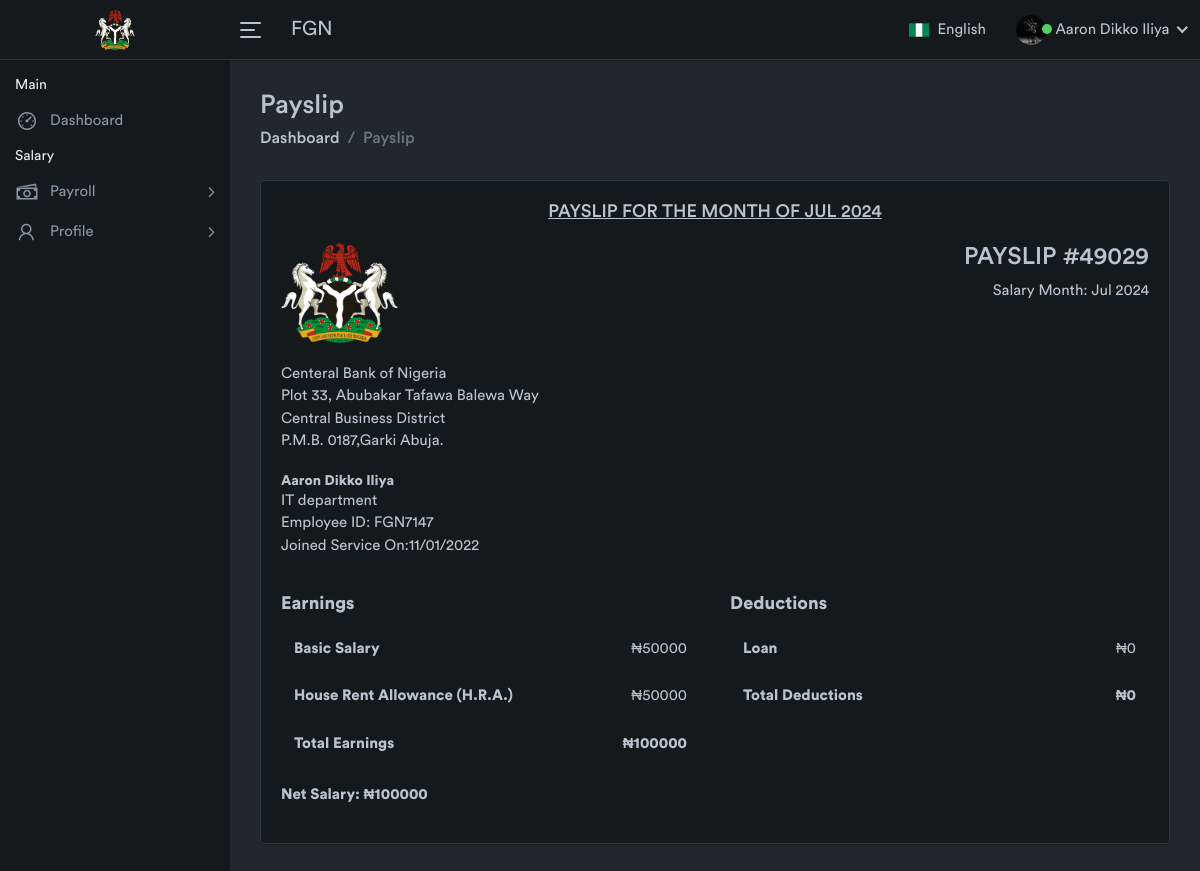
Screenshot of /empsalary.php (signed in) with the database file from the repository.
### tables this page shows
CREATE TABLE IF NOT EXISTS `employee` (
  `id` int(6) NOT NULL AUTO_INCREMENT,
  `name` varchar(255) NOT NULL,
  `email` varchar(255) NOT NULL,
  `empID` varchar(255) NOT NULL,
  `joiningDate` varchar(255) NOT NULL,
  `phone` varchar(14) NOT NULL,
  `department` varchar(255) NOT NULL,
  `address` varchar(255) DEFAULT NULL,
  `Gender` varchar(255) DEFAULT NULL,
  `dob` varchar(255) DEFAULT NULL,
  `isAdmin` int(6) NOT NULL DEFAULT '0',
  `password` varchar(255) NOT NULL,
  `account` int(15) DEFAULT NULL,
  `bank` varchar(255) DEFAULT NULL,
  `picture` varchar(255) DEFAULT NULL,
  PRIMARY KEY (`id`)
);

CREATE TABLE IF NOT EXISTS `salary` (
  `id` int(6) NOT NULL AUTO_INCREMENT,
  `empID` varchar(255) NOT NULL,
  `level` int(6) NOT NULL,
  `basic` int(255) NOT NULL,
  `hra` int(255) NOT NULL,
  `loan` int(255) NOT NULL,
  `salary` int(255) NOT NULL,
  PRIMARY KEY (`id`)
);

### class.php (called while the page is built, shortened)
<?php
class major{
	public $connect;
	public $query;
	public $statement;
	function __construct()
	{
		$this->connect = new PDO("mysql:host=localhost;dbname=fgnpayroll", "root", "");
		$this->today = date("Y-m-d");
	}
    function execute($data = null)
	{
		try{
		$this->statement = $this->connect->prepare($this->query);
		if($data)
		{
			$this->statement->execute($data);
		}
		else
		{
			$this->statement->execute();
		}
	}catch(PDOException $e){
     $e->getMessage();
	}
	}
	function row_count()
	{
		return $this->statement->rowCount();
	}
	function get_result()
	{
		return $this->connect->query($this->query, PDO::FETCH_ASSOC);
	}
    function get_employee_dept($id){
        $this->query="
        SELECT * FROM employee WHERE  id='$id'
        ";
        $this->execute();
        $row = $this->get_result();
        foreach($row as $res){
            return $res['department'];
        }
    }
    function get_employee_join_date($id){
        $this->query="
        SELECT * FROM employee WHERE  id='$id'
        ";
        $this->execute();
        $row = $this->get_result();
        foreach($row as $res){
            return $res['joiningDate'];
        }
    }
    function get_employee_basic_salary($id){
        $this->query="
        SELECT * FROM `salary` WHERE empID='$id'
        ";
        $this->execute();
        $row = $this->get_result();
        foreach($row as $res){
            return $res['basic'];
        }
    }
    function get_employee_hra($id){
        $this->query="
        SELECT * FROM `salary` WHERE empID='$id'
        ";
        $this->execute();
        $row = $this->get_result();
        foreach($row as $res){
            return $res['hra'];
        }
    }
    function get_employee_loan($id){
        $this->query="
        SELECT * FROM salary WHERE empID='$id'
        ";
        $this->execute();
        $row = $this->get_result();
        foreach($row as $res){
            return $res['loan'];
        }
    }
          function get_present_times($id){
            $month = date('m');
            $this->query="
            SELECT * FROM attendance WHERE month='$month' AND emp_id='$id'
            ";
               $count = $this->row_count();
            return $count;
          }
function get_staff_deduction($id){
    $month = date('m');
$this->query="
SELECT SUM(amount) AS total_amount FROM deductions WHERE emp_id='$id' AND month='$month'
";
$this->execute();
$res = $this->get_result();
foreach($res as $row){
    return $row['total_amount'];
}
}
}
?>

### empsalary.php (the view, shortened to what this page needs)
<?php
include('class.php');
$object = new major;
 ?>
<?php include('include/header.php') ?>
<?php include 'include/connection.php';?>
<?php include('include/empnavbar.php') ?>
<?php include('include/empnav.php') ?>
<div class="page-wrapper">
    <div class="content container-fluid">
        <div class="page-header">
            <div class="row align-items-center">
                <div class="col">
                    <h3 class="page-title">Payslip</h3>
                    <ul class="breadcrumb">
                        <li class="breadcrumb-item"><a href="index.php">Dashboard</a></li>
                        <li class="breadcrumb-item active">Payslip</li>
                    </ul>
                </div>
            </div>
        </div>
        <div class="row">
            <div class="col-md-12">
                <div class="card">
                    <div class="card-body">
                        <h4 class="payslip-title">Payslip for the month of <?php echo date('M') ?>
                            <?php echo date('Y') ?></h4>
                        <div class="row">
                            <div class="col-sm-6 m-b-20">
                                <img src="assets/img/logo.png" class="inv-logo" alt="">
                                <ul class="list-unstyled mb-0">
                                    <li>Centeral Bank of Nigeria</li>
                                    <li>Plot 33, Abubakar Tafawa Balewa Way</li>
                                    <li>Central Business District</li>
                                    <li>P.M.B. 0187,Garki Abuja.</li>
                                </ul>
                            </div>
                            <div class="col-sm-6 m-b-20">
                                <div class="invoice-details">
                                    <h3 class="text-uppercase">Payslip #49029</h3>
                                    <ul class="list-unstyled">
                                        <li>Salary Month: <span> <?php echo date('M') ?> <?php echo date('Y') ?></span>
                                        </li>
                                    </ul>
                                </div>
                            </div>
                        </div>
                        <div class="row">
                            <div class="col-lg-12 m-b-20">
                                <ul class="list-unstyled">
                                    <li>
                                        <h5 class="mb-0"><strong><?php echo $_SESSION['name']?></strong></h5>
                                    </li>
                                    <li><span><?php echo $object->get_employee_dept($_SESSION['ID'])?></span></li>
                                    <li>Employee ID: <?php echo $_SESSION['EmpID']?></li>
                                    <li>Joined Service On:<?php echo $object->get_employee_join_date($_SESSION['ID'])?>
                                    </li>
                                </ul>
                            </div>
                        </div>
                        <div class="row">
                            <div class="col-sm-6">
                                <div>
                                    <h4 class="m-b-10"><strong>Earnings</strong></h4>
                                    <table class="table table-bordered">
                                        <tbody>
                                            <tr>
                                                <td><strong>Basic Salary</strong> <span
                                                        class="float-right">₦<?php echo $object->get_employee_basic_salary($_SESSION['EmpID']) ?></span>
                                                </td>
                                            </tr>
                                            <tr>
                                                <td><strong>House Rent Allowance (H.R.A.)</strong> <span
                                                        class="float-right">₦<?php echo $object->get_employee_hra($_SESSION['EmpID']) ?></span>
                                                </td>
                                            </tr>
                                            <?php
   $total_earnings=  $object->get_employee_basic_salary($_SESSION['EmpID']) + $object->get_employee_hra($_SESSION['EmpID']);
?>
                                            <tr>
                                                <td><strong>Total Earnings</strong> <span
                                                        class="float-right"><strong>₦<?php echo $total_earnings ?></strong></span>
                                                </td>
                                            </tr>
                                        </tbody>
                                    </table>
                                </div>
                            </div>
                            <div class="col-sm-6">
                                <div>
                                    <h4 class="m-b-10"><strong>Deductions</strong></h4>
                                    <table class="table table-bordered">
                                        <tbody>
                                            <?php
                                                    $loan = $object->get_employee_loan($_SESSION['EmpID']);
                                                            $deduction = $object->get_staff_deduction($_SESSION['ID']);
                                                            $final_deduction = $deduction+ $loan;
                                                            $net_salary = $total_earnings - $final_deduction;
                                                    ?>
                                            <tr>
                                                <td><strong>Loan</strong> <span
                                                        class="float-right">₦<?php echo $loan ?></span></td>
                                            </tr>
                                            <tr>
                                                <td><strong>Total Deductions</strong> <span
                                                        class="float-right"><strong>₦<?php echo $final_deduction ?></strong></span>
                                                </td>
                                            </tr>
                                        </tbody>
                                    </table>
                                </div>
                            </div>
                            <div class="col-sm-12">
                                <p><strong>Net Salary: ₦<?php echo $net_salary ?></strong></p>
                            </div>
                        </div>
                    </div>
                </div>
            </div>
        </div>
    </div>
</div>
</div>
<?php include('include/footer.php') ?>

### include/empnavbar.php (shortened to what this page needs)
<?php
                      $id = $_SESSION['ID'];
                      $pro = mysqli_query($conn,"SELECT * FROM  employee WHERE id = '$id'");
				   $row = mysqli_fetch_array($pro);
                    ?>
       <div class="header">
           <div class="header-left">
               <a href="attendance-employee.php" class="logo">
                   <img src="assets/img/logo.png" width="40" height="40" alt="">
               </a>
           </div>
           <a id="toggle_btn" href="javascript:void(0);">
               <span class="bar-icon">
                   <span></span>
               <span></span>
               <span></span>
               </span>
           </a>
           <div class="page-title-box">
               <h3>FGN</h3>
           </div>
           <ul class="nav user-menu">
               <li class="nav-item dropdown flag-nav">
                   <a class="nav-link dropdown-toggle" data-toggle="dropdown" href="#" role="button">
                       <img src="assets/img/flags/ng.png" alt="" height="20"> <span>English</span>
                   </a>
               </li>
               <li class="nav-item dropdown has-arrow main-drop">
                   <a href="#" class="dropdown-toggle nav-link" data-toggle="dropdown">
                   <?php if($row['picture']==""){
												?>
                       <span class="user-img"><img src="assets/img/profiles/avatar-21.jpg" alt="">
                          <span class="status online"></span>
                       </span>
                   <?php }else{?>
                       <span><img src="pictures/<?php echo $row['picture'] ?>" alt="" width="30px" height="30px" style="border-radius:50px;">
                          <span class="status online" style="margin-left:-8px;margin-top:-20px"></span>
                       </span>
                  <?php }?>
                       <span><?php echo $_SESSION['name']; ?></span>
                   </a>
               </li>
           </ul>
       </div>

### rows the page displays
employee: picture (picture), department "IT department"
salary: basic "50000"

### other values shown
$_SESSION['name'] "Aaron Dikko Iliya"
$_SESSION['EmpID'] "FGN7147"
$object->get_employee_join_date($_SESSION['ID']) "11/01/2022"
$object->get_employee_hra($_SESSION['EmpID']) "50000"
$total_earnings "100000"
$loan "0"
$final_deduction "0"
$net_salary "100000"
